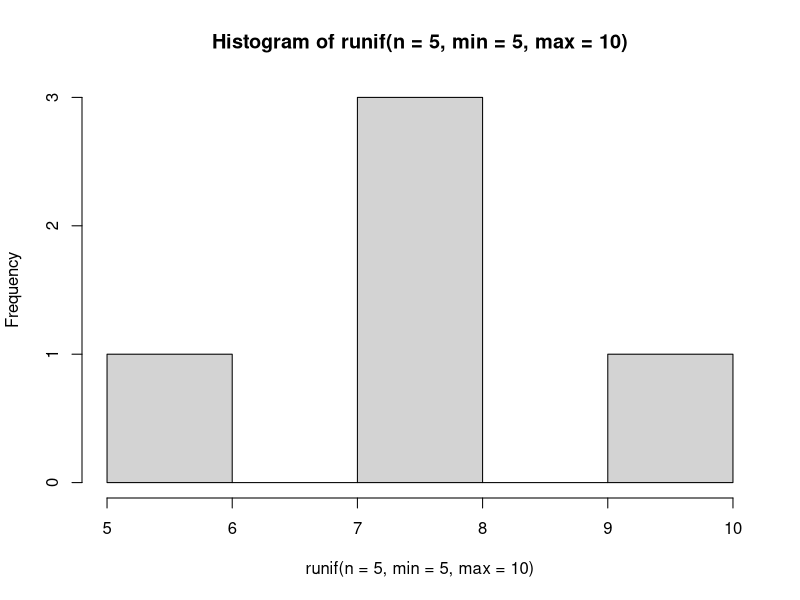
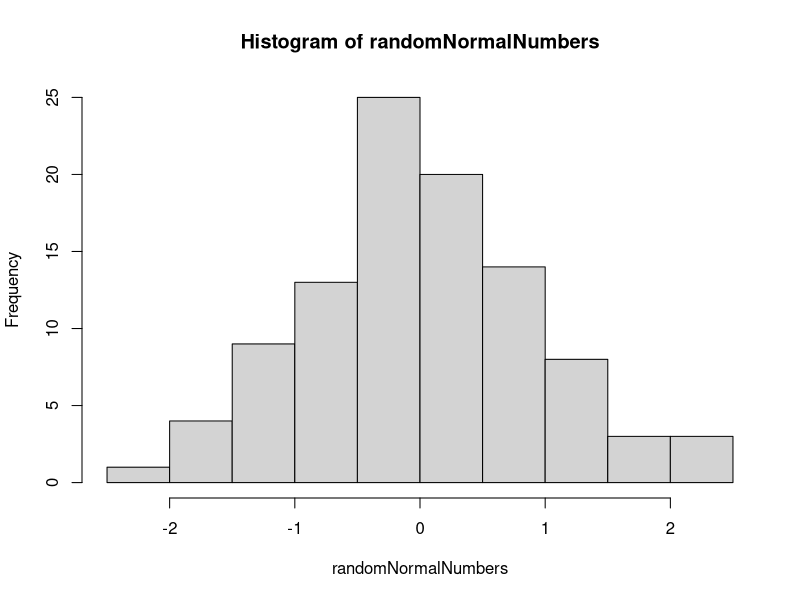
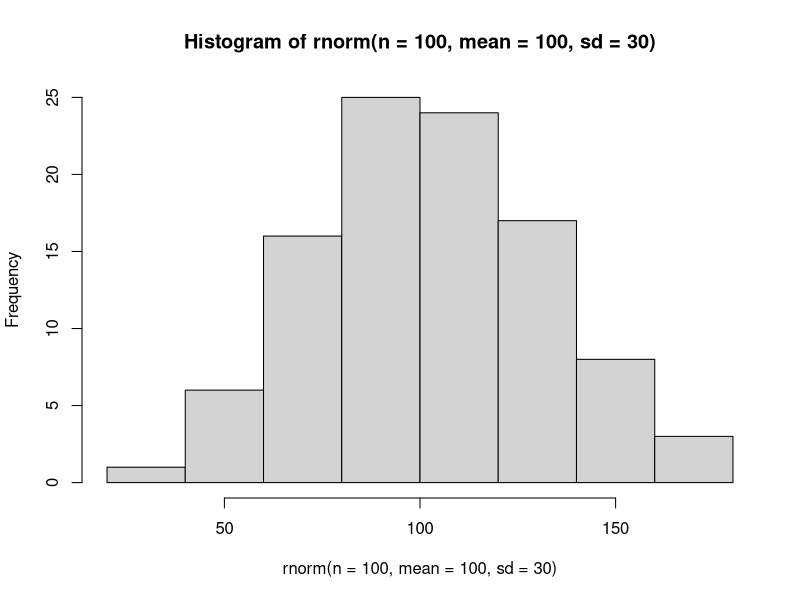

Write R code to recreate these figures, in order. (Note: this script raises an error after producing the figures.)
#### Vectors, Matricies, Data Frames, and Lists
# 17 January 2023 
## JWE

## Vectors (Continued) 
# Properties

# Coercion 


# All atomic vectors are of the same data type
# If you use c() to assemble different types, R coerces them 
# logical -> integer -> double -> character
# predict what data type it gets coerced into must know what types are already in the vector, it'll convert to the base data type 

a <- c(2, 2.2)
# 2 is an integer and 2.0 is a double therefore it'll be coerced into a double 
a

b <- c("purple", "green")
# these are both characters in a character string 
typeof(b)

d <- c(a,b)
print(d)
# the former doubles will be inserted with quote marks such that are characters, a list is required to retain the data type
typeof(d)

# comparison operators yield a logical result 
# let's overwrite a into some random uniform numbers 
a <- runif(10)
print(a)

a > 0.5 #conditional statement 

# can run operations on conditional statements
# How many elements in the vector are >0.5
sum (a > 0,5)
# reads through the logical T/F and sums up the number of trues 

mean (a >0.5)
# yields a proportion of what vectors are greater than 0.5, looks at how many trues and creates representation of that value versus total

### Vectorization
# Add a constant to a vector and it applies the value to all elements of the vector 

z <- c(10, 20, 30)
print(z)

z + 1
# adds one to each element in the vector without specifying indicies 

# what happens when vectors are added together 
y <- c(1, 2, 3)

z + y
# this goes element by element and sums everything up as an operation on the vector 
# done for easy statistical analysis this way 

z^2
# returns everything in z squared 

### Recycling, done for vectors of unequal lengths 
# what if vector lengths are not equal? 

z
x <- c(1,2)
z+x
# it will add as many elements as can, once reaches the end of shorter vector it restarts to the beginning to add first value and keeps going (recycling)
# the shorter vector is always recycled 
# essentially what's done for vectorization (uses one vector over again)
# warning is issued but a calculation is still made 

## simulating data: runif and rnorm()

runif(5)
runif(n=5)
# same functionality 

runif(n=5, min=5, max=10)
# n is the sample size here
# randomly generated but can be set with a seed

set.seed(123) # set. seed can have any numbers in the () 
# done to reproduce random numbers you generated
# sets the random number generator and is reproducbible 
runif(n=5, min=5, max=10)
# can be random in a specific way that's reproducible 
hist(runif(n=5, min=5, max=10))
# no peaks, flat, per definition of histogram 


## rnorm: random normal values with a mean 0 and sd 1 (default)
rnorm(6) 
# 6 is 6 random numbers with a mean of 0 and sd of 1 (standard dev)

#to set it 
randomNormalNumbers <- rnorm(100)
mean(randomNormalNumbers)
# hist function shows the distribution of anything 

sd(randomNormalNumbers)
hist(randomNormalNumbers)

rnorm(n=100, mean=100, sd=30)
hist(rnorm(n=100, mean=100, sd=30))
# to set the mean and sd to see a non-std dev
# good for data simulation

##### Matrix 
## 2 dimensional with rows and columns 
# homogenous (only one type of data is allowed in the matrix, usually filled with numerics [integers and doubles])
# a matrix can be a combination of vectors 

# a matrix is an atomic vector organized into rows and columns 
my_vec <- 1:12
# making a variable, my_vec
# colon generates an automatic sequence (between 1 and 12)

# can arrange this into rows and columns via the matrix function
m <- matrix(data = my_vec, nrow = 4)
m

# to specify number of columns rather than row, vector goes downward to fill in the column first 
m <- matrix(data = my_vec, ncol = 4)
m

# still one vector, fills in across
m <- matrix(data = my_vec, ncol =3, byrow=TRUE)
m

# default is byrow = false, byrow=true means fill in values across rather than as columns
# byrow= TRUE is a logical function argument 

#### Lists
# are like atomic vectors BUT each element can hold different data types and different sizes 

mylist <- list(1:10, matrix(1:8, nrow = 4, byrow = TRUE), letters[1:3], pi)
mylist
class(mylist)
str(mylist)
# see that each element retains its data type

## Subsetting Lists
# subsetting a list with just one pair of square brackets gives you a single item but not the elements 
mylist[4]
# what if we want to use the element?
mylist[4] -3
# this won't work because this list is still in its compartment via [ ], can't use anything

# [ ] gives you only elements in the slot which is always type list 
# get the value within the lsit via double brackets 

# to grab the object itself, use [[]]
mylist[[4]]
# result looks like a vector no more [[1]] and [1] pi, just [1] pi

mylist[[4]] -3 
# can now do arithmetic since its accessing that object within the list 

# if we just want the matrix we would need to do mylist[[2]]
mylist[[2]]
mylist[2]

# can't work with a list just elements inside the list 

## Two-Dimensional Subsetting
mylist[[2]][4,1]
# call the list first, double brackets to extract element from 2nd copartment, inside 2nd compartment is a vector therefore use [row, column] bracket to retrieve matrix item


# to obtain multiple compartments of list 
mylist[c(1,2)]

# to obtain multiple elements within the list 
c(mylist[[1]], mylist[[2]])

# for example:
letters
pi

### Name list items when they're created 
mylist2 <- list(Tester = FALSE, littleM = matrix(1:9, nrow=3))
mylist2
# each compartment of the lsit has its own name as represented by $

mylist2$Tester
# if someting auto fills and its correct then hit tab to fill
# $ is used for named slots, accesses named elements 
# allows you to focus in on a list compartment 

mylist2$littleM[2,3]
# include [row, coumn] locator to specify exact matrix value 
# extracrs second row, 3rd column of little m

mylist2$littleM[2,]
# do comma and then leave blank since R WILL KNOW that we want all elements after the first thing specified [2nd row, all columns]
mylist2$littleM[2]
# give it just number with no commas, it'll take the element into the matrix 
# gives the second element 

##### We can use unlist to string lists back to vectors 
unRolled <- unlist(mylist2)
unRolled
# note how false got converted to zero via tester, via the binary system 

# All outputs of linear regression are in lists 

# head() is a function that lets you see first 6 rows
data(iris)
head(iris)
# use plot() to visualize relation
plot(Sepal.Length ~ Petal.Length, data = iris)
# run this and we get a basic plot
# with formulas in plot it's always y-variable ~ x-variable 
# we can do a linear regression to see if was statistically significant 
# make a variable called model 
# estimate is whatever the predicted slope is for the relationship between petal and stepal length
model <- lm(Sepal.Length ~ Petal.Length, data = iris)
# lm() is for linear model
results <- summary(model)
# summary makes it simialr to Excel demonstration
results
# results gives p value 

# for linear regression testing relation of petal length and sepal length, we don't care about the intercept we care about the p value [Pr(>|t|)]

str(results)
# gives us everything 

results$coefficients
# zooms in

coefficients <- unlist(results$coefficients) # won't work because this is now a matrix
# to confirm is matrix do:
class(results$coefficients)
# answer is matrix and array, can't unlist a non-list
coefficients
p <- coefficients[2, 4]
p

##### Data Frames 
# equal-lengthed vectors, each of which is a column (pretty much like a list but not really)
# different types of data put together in different columns 

varA <- 1:12
varA
varB <- rep(c("Cpn", "LowN", "HighN"), each=4)
varB
# repeats each character 4 times 
# this results in a character string 

varC <- runif(12)
# data frames must be equal lengths, doensn't automatically throw in NA therefore will be error 

dFrame <- data.frame(varA, varB, varC, stringsAsFactors = FALSE)
# previously all character strings in a data frame were made as factors (grouped), FALSE ensures this doesn't happen
print(dFrame)
str(dFrame)
#structure spelled out isn't a function! 

### add another row
# need a list for different types of data unlike a vector 
newData <- list(varA=13, varB= "HighN", varC = 0.668)
newData
# this list retains the different data types, can confirm the different data types via str() but visually is fine since no quotes 

# function to add a new row is rbind()
dFrame <- rbind(dFrame, newData)
dFrame

## why can't we use c?
newData2 <- c(14, "HighN", 0.668)
dFrame <- rbind(dFrame, newData2)
dFrame
# all character types now, verified via structure function
str(dFrame)
# chr next to all variables = covnerted to lowest data structure

## Add a column
newVar <- runif(14)
newVar

# use cbind() function to add column 
dFrame <- cbind(dFrame, newVar)
head(dFrame)

# dim() function checks to see how many rows and columns you have 


### Data Frames versus Matricies
zMat <- matrix(data=1:30, ncol=3, byrow=TRUE)
zMat
zDFrame <- as.data.frame(zMat)
# as() functions coerece something into being a different structure
zDFrame
# named V because it's currently unnamed 
str(zDFrame)
zMat[3,3]
zDFrame[3,3]

# All rows but just 3rd column
zMat[,3]
zDFrame[,3]
zDFrame$V3
zDFrame["V3"]
# the " " also work but $ is better 

# 3rd row of matrix and data frame
zMat[3,]
zDFrame[3,]

# matrix is a vector therefore its 3rd element is a single element, a data frame is a list therefore its 3rd element is the entire 3rd column
zMat[3]
zDFrame[3]


##### To eliminate NAs from Data Structures

# complete.cases() function can accomplish this 
zD <- c(NA, rnorm(10), NA, rnorm(3))
zD
complete.cases(zD)
#gives a logical output, TRUE when present

# many data sets already have NAs wouldn't neccesarily wanna create one with them tho
# rnorm is normal number generator 

# To Clean Out NAs
zD[complete.cases(zD)]
# This function puts are T/F vector and removes all the NAs to form a compelte vector 
which(!complete.cases(zD))
# The ! is done to find the NAs because the compelte cases gives what is NOT the NAs, this ! lets us find which is not a compelte case (an NA)

# Matrix
m <- matrix(1:20, nrow=5)
m
m[1,1] <- NA
# [ ] lets us specify a slot with the assignment operator <- 
m
# The first slot we specifed is now NA
m[5, 4] <- NA
m
complete.cases(m)
# gives the whole row which is different tha is NA, this gives T/F on if whole row is complete

# To subset only rows that are complete use m[complete.cases(m),] 
# comma at end gives all columns but only rows with compelte cases 

m[complete.cases(m),]

## get complete cases for only certain rows 
m[complete.cases(m[,c(1:2)]),]
# without the last comma it'll just return the vector, adding it returns a matrix, it looks at matrix and focuses on first 2 columns and end with comma to get all columns that meet that condition, 
# we're giving it a subset matrix that's within the condition of the first 2 columns, we didn't specify column 4 since it contains an NA
# helpful for analysizng data in just 2 columns but you want to tell the complete story

